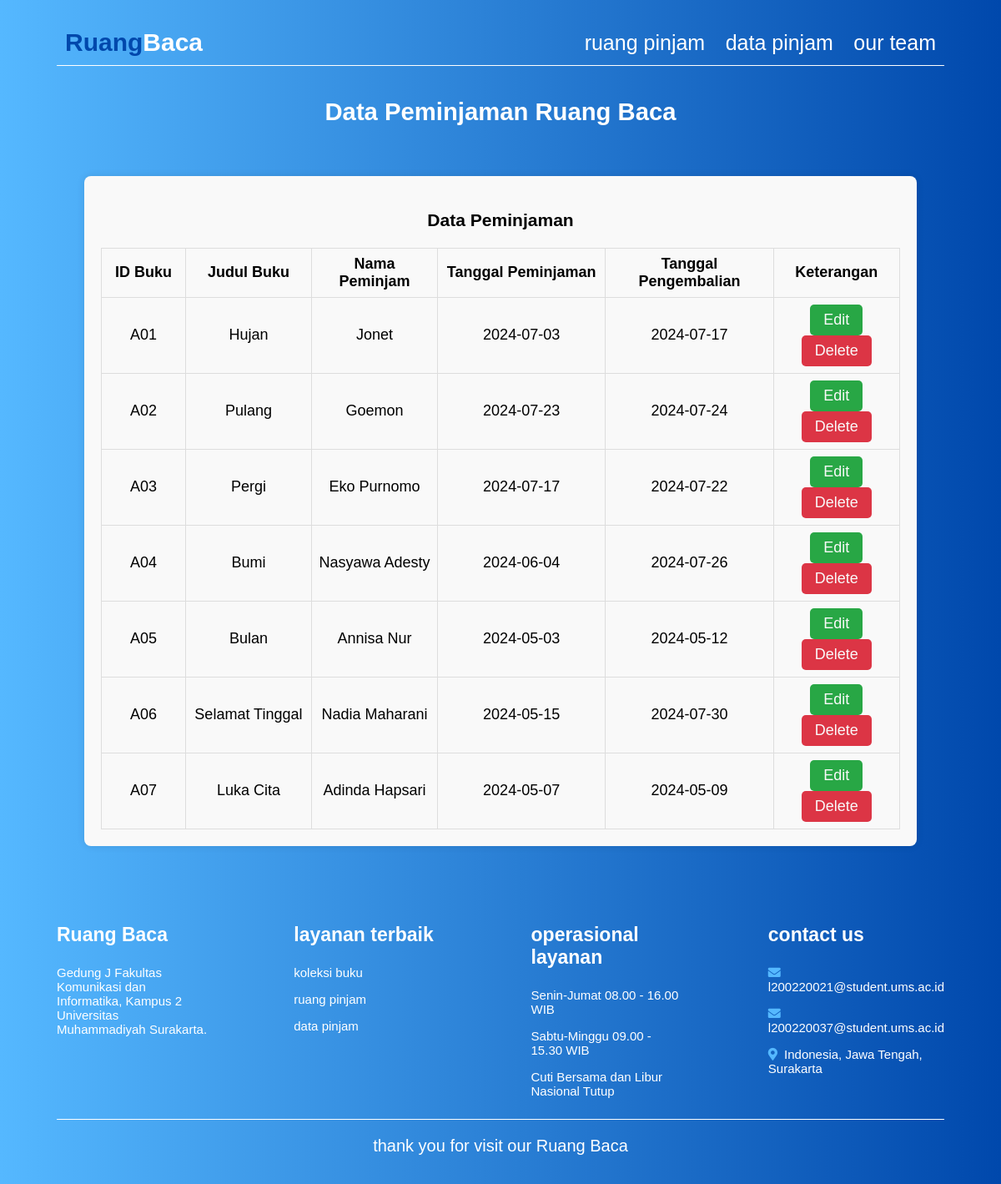
The app's page /data_display.php with its own data.
### tables this page shows
CREATE TABLE `data_peminjaman` (
  `id_buku` varchar(10) NOT NULL,
  `judul_buku` varchar(255) NOT NULL,
  `nama_peminjam` varchar(255) NOT NULL,
  `tanggal_pinjam` date NOT NULL,
  `tanggal_kembali` date NOT NULL
);

### data_display.php (the view, shortened to what this page needs)
<!DOCTYPE html>
<html>
<head>
    <link rel="stylesheet" href="https://cdnjs.cloudflare.com/ajax/libs/font-awesome/5.15.3/css/all.min.css">
</head>
<body>
<?php
$conn = mysqli_connect("localhost", "root", "", "projectweb");
?>
<body>
<center>
    <header>
        <a href="home.html" class="logo"><span>Ruang</span>Baca</a>
        <nav class="navbar">
            <a href="form_input.php">ruang pinjam</a>
            <a href="data_display.php">data pinjam</a>
            <a href="anggota.html">our team</a>
        </nav>
    </header>
    <div class="judul">
        <h3>Data Peminjaman Ruang Baca</h3>
    </div>
    <div class="datamasuk">
        <h3>Data Peminjaman</h3>
        <table border="3" width="70%">
            <tr>
                <td align="center" width="10%"><b>ID Buku</b></td>
                <td align="center" width="15%"><b>Judul Buku</b></td>
                <td align="center" width="15%"><b>Nama Peminjam</b></td>
                <td align="center" width="20%"><b>Tanggal Peminjaman</b></td>
                <td align="center" width="20%"><b>Tanggal Pengembalian</b></td>
                <td align="center" width="15%"><b>Keterangan</b></td>
            </tr>
            <?php
                $cari = "SELECT * FROM data_peminjaman ORDER BY id_buku";
                $hasil_cari = mysqli_query($conn, $cari);
                while ($data = mysqli_fetch_row($hasil_cari)) {
                    echo "
                        <tr>
                        <td align='center' width='10%'>$data[0]</td>
                        <td align='center' width='15%'>$data[1]</td>
                        <td align='center' width='15%'>$data[2]</td>
                        <td align='center' width='20%'>$data[3]</td>
                        <td align='center' width='20%'>$data[4]</td>
                        <td align='center' width='15%'>
                        <a href='update_pinjam.php?id_buku=$data[0]' class='edit'>Edit</a>
                        <a href='delete_pinjam.php?id_buku=$data[0]' class='delete'>Delete</a>
                        </td>
                        </tr>";
                }
            ?>
        </table>
    </div>
</center>
    <section class="footer">
        <div class="box-container">
            <div class="box">
                <h3>Ruang Baca</h3>
                <p>Gedung J Fakultas Komunikasi dan Informatika, Kampus 2 Universitas Muhammadiyah Surakarta.</p>
            </div>
            <div class="box">
                <h3>layanan terbaik</h3>
                <p><a href="home.html">koleksi buku</a></p>
                <p><a href="form_input.php">ruang pinjam</a></p>
                <p><a href="data_display.php">data pinjam</a></p>
            </div>
            <div class="box">
                <h3>operasional layanan</h3>
                <p>Senin-Jumat 08.00 - 16.00 WIB</p>
                <p>Sabtu-Minggu 09.00 - 15.30 WIB</p>
                <p>Cuti Bersama dan Libur Nasional Tutup</p>
            </div>
            <div class="box">
                <h3>contact us</h3>
                <p><i class="fas fa-envelope"></i>l200220021@student.ums.ac.id</p>
                <p><i class="fas fa-envelope"></i>l200220037@student.ums.ac.id</p>
                <p><i class="fas fa-map-marker-alt"></i>Indonesia, Jawa Tengah, Surakarta</p>
            </div>
        </div>
        <div class="credit"> thank you for visit our Ruang Baca</div>
    </section>
</body>
</html>

### data_display.php (style rules this page uses)
:root { --ij: #55b8ff; --blue: #0048ac; --gradient: linear-gradient(90deg, var(--ij), var(--blue)); }
header { display: flex; align-items: center; justify-content: space-between; padding: 10px; border-bottom: 1px solid rgb(255, 255, 255); position: relative; z-index: 1000; }
header .logo { font-size: 30px; color: #fff; font-weight: bold; text-decoration: none; }
header .logo span { color: var(--blue); }
header .navbar a { margin-left: 20px; font-size: 25px; color:#fff; text-decoration: none; }
body { background: var(--gradient); padding: 16px 5%; font-family: 'Raleway', sans-serif; background-size: cover; }
.judul { text-align: center; color: #fff; font-weight: bold; font-size: 25px; padding: 10px; margin-bottom: 10px; }
.datamasuk { width: 90%; margin: 20px 0; padding: 20px; background-color: #f9f9f9; border-radius: 8px; box-shadow: 0 0 10px rgba(0, 0, 0, 0.1); font-size: 18px; }
.datamasuk table { width: 100%; border-collapse: collapse; }
.datamasuk table, .datamasuk th, .datamasuk td { border: 1px solid #ddd; }
.datamasuk th, .datamasuk td { padding: 8px; text-align: center; }
.datamasuk td a { color: #f9f9f9; text-decoration: none; padding: 8px 16px; border-radius: 5px; margin: 0 4px; display: inline-block; }
.datamasuk td a.edit { background-color: #28a745; }
.datamasuk td a.delete { background-color: #dc3545; }
.footer .box-container { display: flex; flex-wrap: wrap; gap: 100px; padding-top: 50px; }
.footer .box-container .box { flex: 1 1 45px; }
.footer .box-container .box h3 { font-size: 23px; color: #fff; padding: 0 0; }
.footer .box-container .box p { font-size: 15px; color: #fff; padding: 0 0; }
.footer .box-container .box a { display: block; font-size: 15px; color: #fff; padding: 0 0; text-decoration: none; }
.footer .box-container .box p i { padding: 0 0; padding-right: 8px; color: var(--ij); }
.footer .credit { font-size: 20px; margin-top: 10px; padding: 10px; padding-top: 20px; text-align: center; border-top: 1px solid rgb(255, 255, 255); color: #fff; }

### records on screen
data_peminjaman: id_buku "A01", judul_buku "Hujan", nama_peminjam "Jonet", tanggal_pinjam "2024-07-03", tanggal_kembali "2024-07-17"
data_peminjaman: id_buku "A02", judul_buku "Pulang", nama_peminjam "Goemon", tanggal_pinjam "2024-07-23", tanggal_kembali "2024-07-24"
data_peminjaman: id_buku "A03", judul_buku "Pergi", nama_peminjam "Eko Purnomo", tanggal_pinjam "2024-07-17", tanggal_kembali "2024-07-22"
data_peminjaman: id_buku "A04", judul_buku "Bumi", nama_peminjam "Nasyawa Adesty", tanggal_pinjam "2024-06-04", tanggal_kembali "2024-07-26"
data_peminjaman: id_buku "A05", judul_buku "Bulan", nama_peminjam "Annisa Nur", tanggal_pinjam "2024-05-03", tanggal_kembali "2024-05-12"
data_peminjaman: id_buku "A06", judul_buku "Selamat Tinggal", nama_peminjam "Nadia Maharani", tanggal_pinjam "2024-05-15", tanggal_kembali "2024-07-30"
data_peminjaman: id_buku "A07", judul_buku "Luka Cita", nama_peminjam "Adinda Hapsari", tanggal_pinjam "2024-05-07", tanggal_kembali "2024-05-09"
